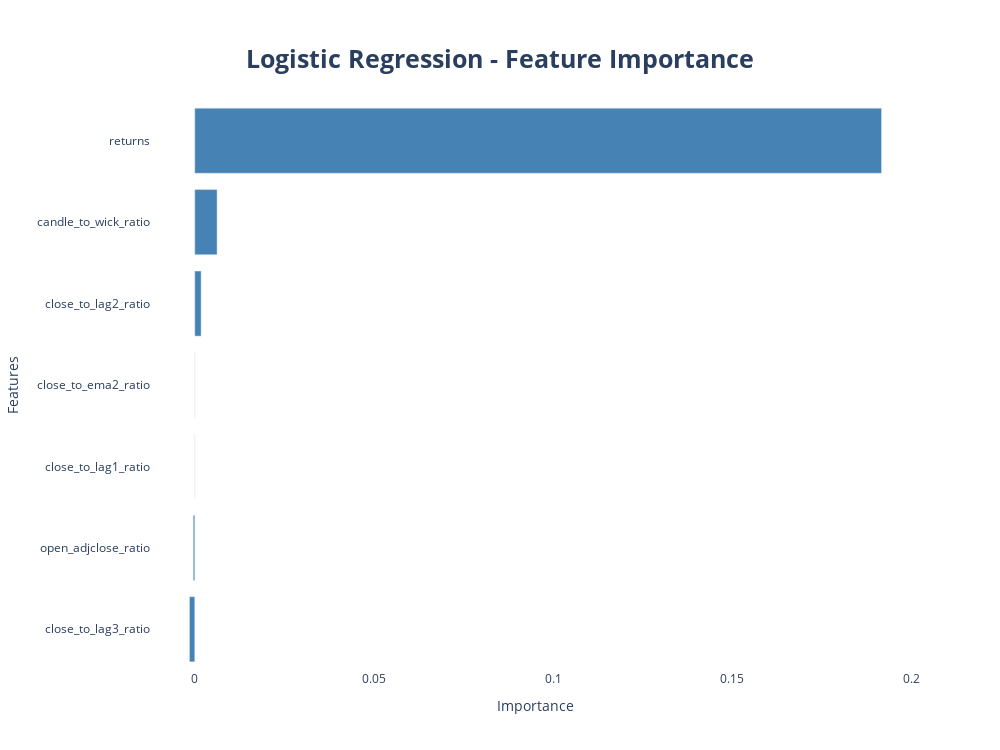

The code cell stored with this chart in its notebook:
### Code cell
result = permutation_importance(model, X_test_best, y_test, n_repeats=100, random_state=30) # Computing feature importance

# Computing mean scores and obtaining features' names
importances = result.importances_mean
feature_names = X_test_best.columns

# Sorting Features importances and names
indices = importances.argsort()[::1]
sorted_features = feature_names[indices]
sorted_importances = importances[indices]

# Plotting Feature Importance
fig = go.Figure()

fig.add_trace(go.Bar(x = sorted_importances,
                    y = sorted_features,
                    marker = dict(color = 'steelblue'),
                    orientation = 'h'))

fig.update_layout(title = {'text':'<b>Logistic Regression - Feature Importance</b>',
                          'x': 0.5,
                          'xanchor': 'center',
                          'yanchor': 'top',
                          'font': {
                              'size': 25
                          }},
                 margin = dict(t = 100),
                 xaxis_title = 'Importance',
                 yaxis_title = 'Features',
                 showlegend = False,
                 height = 750,
                 width = 1000,
                 plot_bgcolor = 'white')
fig.show()

### Figure 1 — Plotly figure (JSON) as saved in the notebook; plotly's stock layout.template omitted (floating-point values rounded to 4 significant figures)
{"data": [{"marker": {"color": "steelblue"}, "orientation": "h", "type": "bar", "x": [-0.001487, -0.000431, 0, 0, 0.001767, 0.006228, 0.1917], "y": ["close_to_lag3_ratio", "open_adjclose_ratio", "close_to_lag1_ratio", "close_to_ema2_ratio", "close_to_lag2_ratio", "candle_to_wick_ratio", "returns"]}], "layout": {"height": 750, "margin": {"t": 100}, "plot_bgcolor": "white", "showlegend": false, "title": {"font": {"size": 25}, "text": "<b>Logistic Regression - Feature Importance</b>", "x": 0.5, "xanchor": "center", "yanchor": "top"}, "width": 1000, "xaxis": {"title": {"text": "Importance"}}, "yaxis": {"title": {"text": "Features"}}}}
